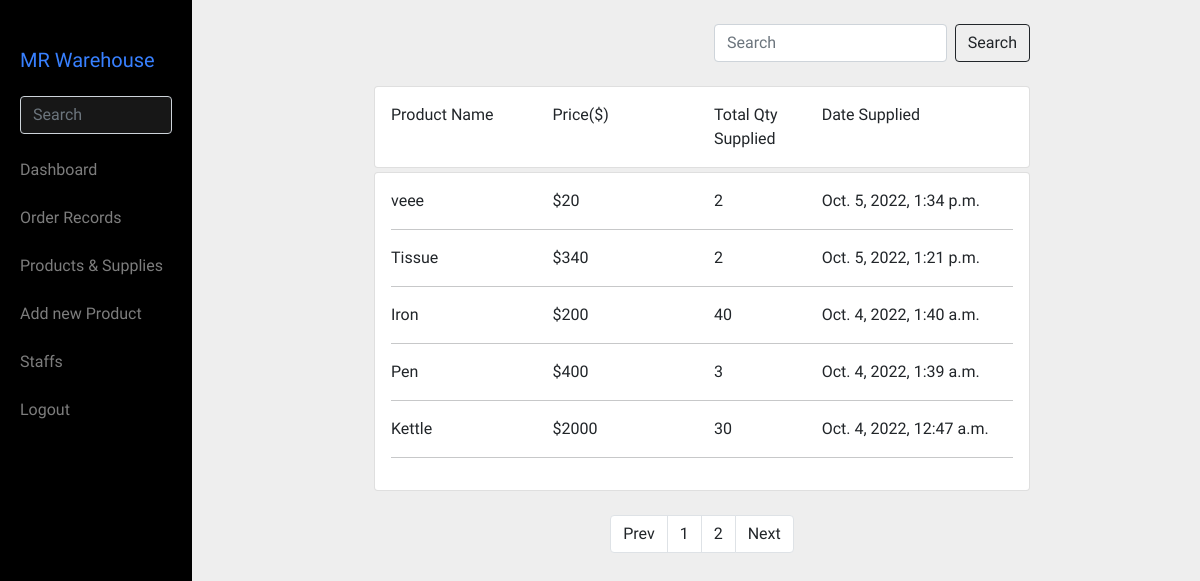
Page /warehouse/?page=2 (signed in) on the committed database.
### app/models.py (models this page shows)
class ProductList(models.Model):
    product_name = models.CharField(max_length=100)
    category = models.CharField(max_length=100, choices=CATEGORY)
    unit_price = models.PositiveIntegerField()
    quantity_supplied = models.PositiveIntegerField()
    supply_date = models.DateTimeField(auto_now=True)

### app/views.py (the view)
# urls.py: path('warehouse/', warehouse_stock, name='warehouse_stock-page'),
@login_required
def warehouse_stock(request):
    if 'q' in request.GET:
        q = request.GET['q']
        multiple_q = Q(Q(product_name__icontains=q))
        paged_post = Products.objects.filter(multiple_q)
    else:
        product_list = ProductList.objects.all().order_by('-id')
        paginator = Paginator(product_list, 7)
        page = request.GET.get('page')
        paged_post = paginator.get_page(page)
    context = {
        'product_list':paged_post,
    }
    return render(request, 'app/warehouse_stocks.html', context)

### app/templates/app/warehouse_stocks.html (shortened to what this page needs)
{% extends 'base.html' %}
{% load static %}
{% block main %}
<main>
  <div class="row">
      <div class="col-md-8 offset-md-2 col-12">
        <div class="row py-4">
          <div class="col-md-6 col-12"></div>
          <div class="col-md-6 col-12">
            <form class="d-flex">
              <input class="form-control me-2" type="search" name="q" placeholder="Search" aria-label="Search">
              <button class="btn btn-outline-dark" type="submit">Search</button>
            </form>
          </div>
        </div>
          <div class="card">
              <div class="card-body">
                  <div class="row">
                      <div class="col-md-3 col-12 org">Product Name</div>
                      <div class="col-md-3 col-12 org">Price($)</div>
                      <div class="col-md-2 col-12 org">Total Qty Supplied</div>
                      <div class="col-md-4 col-12 org">Date Supplied</div>
                  </div>
              </div>
          </div>
          <div class="card mt-1">
              <div class="card-body">
              {% for object in product_list %}
                <div class="row">
                  <div class="col-md-3 text-start col-12">{{object.product_name}}</div>
                  <div class="col-md-3 text-start col-12">${{object.unit_price}}</div>
                  <div class="col-md-2 text-start col-12">{{object.quantity_supplied}}</div>
                  <div class="col-md-4 text-start col-12">{{object.supply_date}}</div>
                </div>
                <hr>
              {% endfor %}
              </div>
            </div>
            <div class="row pt-4 ">
              <div class="col-12">
                  <div class="container d-flex justify-content-center align-items-center">
                      <div class="pagination-box p-box-2 text-center">
                      <nav aria-label="Page navigation example">
                          {% if product_list.has_other_pages %}
                          <ul class="pagination">
                              {% if product_list.has_previous %}
                              <li class="page-item">
                                  <a class="page-link text-dark" href="?page={{product_list.previous_page_number}}"> Prev</a>
                              </li>
                              {% else %}
                              <li class="page-item disabled">
                                  <a class="page-link text-dark"> Prev </a>
                              </li>
                              {% endif %}
                              {% for i in product_list.paginator.page_range %}
                              {% if product_list.number == i %}
                              <li class="page-item"><a class="page-link active text-dark" href="#">{{i}}</a></li>
                              {% else %}
                              <li class="page-item"><a class="page-link text-dark" href="?page={{i}}">{{i}}</a></li>
                              {% endif %}
                              {% endfor %}
                              {% if product_list.has_next %}
                              <li class="page-item">
                                  <a class="page-link text-dark" href="?page={{product_list.next_page_number}}"> Next </a>
                              </li>
                              {% else %}
                              <li class="page-item disabled text-dark">
                                  <a class="page-link text-dark"> Next </a>
                              </li>
                              {% endif %}
                          </ul>
                          {% endif %}
                      </nav>
                  </div>
              </div>
              </div>
          </div>
      </div>
  </div>
</main>
{% endblock %}

### static/css/global.css (style rules this page uses)
* { margin: 0; padding: 0; box-sizing: border-box; font-family: 'Abyssinica SIL', serif; }
.body { overflow-x: hidden; }
a { text-decoration: none !important; display: block; color: rgba(255, 255, 255, 0.492) !important; }
ul, li { list-style: none; }

### rows in the picture
ProductList: product_name "veee", unit_price "20", quantity_supplied "2", supply_date "Oct. 5, 2022, 1:34 p.m."
ProductList: product_name "Tissue", unit_price "340", quantity_supplied "2", supply_date "Oct. 5, 2022, 1:21 p.m."
ProductList: product_name "Iron", unit_price "200", quantity_supplied "40", supply_date "Oct. 4, 2022, 1:40 a.m."
ProductList: product_name "Pen", unit_price "400", quantity_supplied "3", supply_date "Oct. 4, 2022, 1:39 a.m."
ProductList: product_name "Kettle", unit_price "2000", quantity_supplied "30", supply_date "Oct. 4, 2022, 12:47 a.m."

### other values in the picture
{{ i }} "1"
{{ i }} "2"
